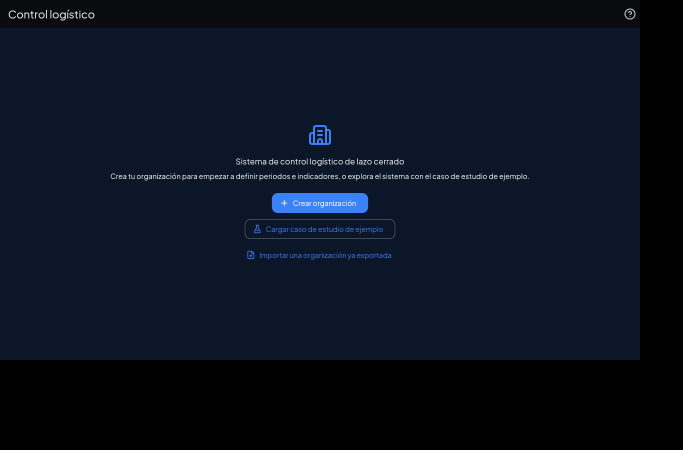
#> input picture sistema-control-logistico/docs/word/img/00b_sin_organizacion.png, 1366 x 900 px (shown at 1/2 size)
$ python annotate.py
#> lines starting #> are read from the running program, lines starting #| are printed output that depends on the picture
"""
Dibuja círculos numerados (callouts) sobre copias de las capturas reales de
la app, para que el manual de usuario pueda decir "mirá el (1)" en vez de
describir posiciones en prosa. No modifica las capturas originales -- crea
una copia "<nombre>_anotada.png" al lado de cada una.

Ejecutar con el venv del motor de documentación:
    /home/kael/Escritorio/documentacion/word/.venv/bin/python annotate.py
"""

import os

from PIL import Image, ImageDraw, ImageFont

IMG_DIR = os.path.join(os.path.dirname(__file__), "img")
FONT_PATH = os.path.join(
    os.path.dirname(__file__), "..", "..", "assets", "fonts", "DejaVuSans-Bold.ttf"
)

NAVYDARK = (30, 58, 95)
WHITE = (255, 255, 255)
RADIUS = 16

# archivo -> lista de (x, y, número) en píxeles de la captura original.
CALLOUTS = {
    "00b_sin_organizacion.png": [
        (762, 406, 1),
        (816, 458, 2),
        (808, 510, 3),
    ],
    "05_detalle_indicador.png": [
        (486, 716, 1),
        (618, 716, 2),
        (668, 716, 3),
    ],
    "10_tabla_desempeno.png": [
        (148, 101, 1),
        (1139, 152, 2),
    ],
    "17_lab_calibrador.png": [
        (200, 554, 1),
        (230, 618, 2),
        (520, 666, 3),
    ],
    "18d_diagnostico_radar.png": [
        (640, 390, 1),
        (700, 604, 2),
    ],
    "19_auditoria.png": [
        (700, 101, 1),
        (100, 241, 2),
        (400, 241, 3),
    ],
    "20_catalogo_acciones.png": [
        (200, 146, 1),
        (250, 241, 2),
        (300, 294, 3),
    ],
}


def anotar(nombre, puntos):
#> called with nombre = '00b_sin_organizacion.png'
    ruta = os.path.join(IMG_DIR, nombre)
    if not os.path.exists(ruta):
        print(f"[omitido] no existe: {ruta}")
        return
    img = Image.open(ruta).convert("RGB")
#> img is the input picture: PIL image 1366x900 RGB; mean R, G, B 9.5, 17.6, 31.7
    draw = ImageDraw.Draw(img)
    font = ImageFont.truetype(FONT_PATH, 18)

    for x, y, numero in puntos:
        bbox = (x - RADIUS, y - RADIUS, x + RADIUS, y + RADIUS)
        draw.ellipse(bbox, fill=NAVYDARK, outline=WHITE, width=3)
        texto = str(numero)
        tbbox = draw.textbbox((0, 0), texto, font=font)
        tw, th = tbbox[2] - tbbox[0], tbbox[3] - tbbox[1]
        draw.text(
            (x - tw / 2 - tbbox[0], y - th / 2 - tbbox[1]),
            texto,
            fill=WHITE,
            font=font,
        )

    salida = ruta.replace(".png", "_anotada.png")
    img.save(salida)
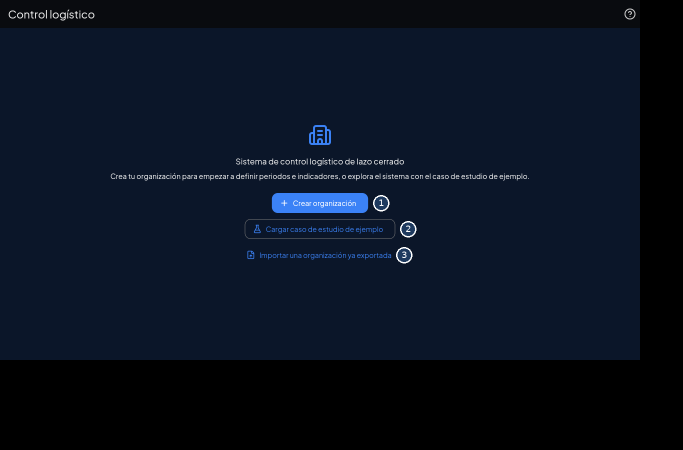
#> saved as 00b_sin_organizacion_anotada.png: PIL image 1366x900 RGB (shown at 1/2 size); mean R, G, B 9.7, 17.8, 31.9
    print(f"Generado: {salida}")


def main():
    for nombre, puntos in CALLOUTS.items():
        anotar(nombre, puntos)
#> pass 2 of the loop in main, `for nombre, puntos in CALLOUTS.items():`:
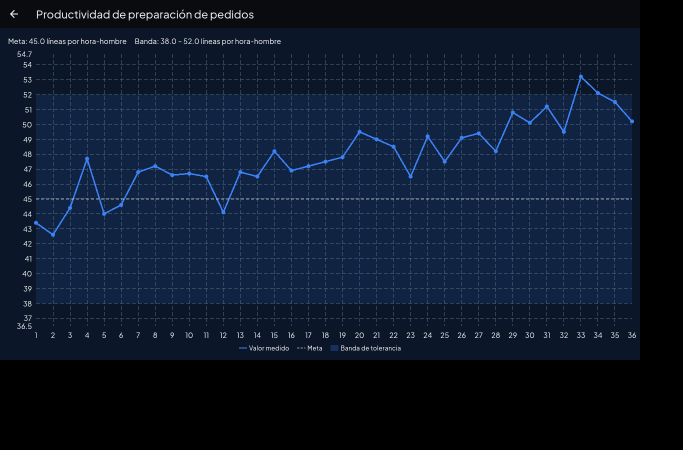
#> input picture sistema-control-logistico/docs/word/img/05_detalle_indicador.png, 1366 x 900 px (shown at 1/2 size)
#> in anotar, img is the input picture: PIL image 1366x900 RGB; mean R, G, B 13.6, 24.6, 43
#> in anotar (call 2), `img.save(salida)`:
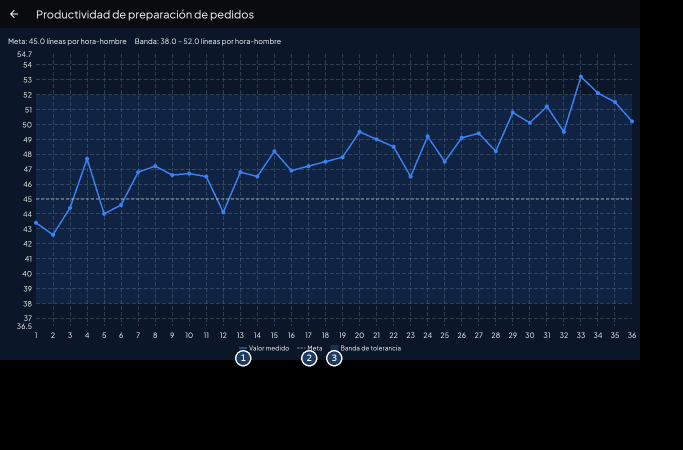
#> saved as 05_detalle_indicador_anotada.png: PIL image 1366x900 RGB (shown at 1/2 size); mean R, G, B 13.8, 24.9, 43.2
#> pass 3 of the loop in main, `for nombre, puntos in CALLOUTS.items():`:
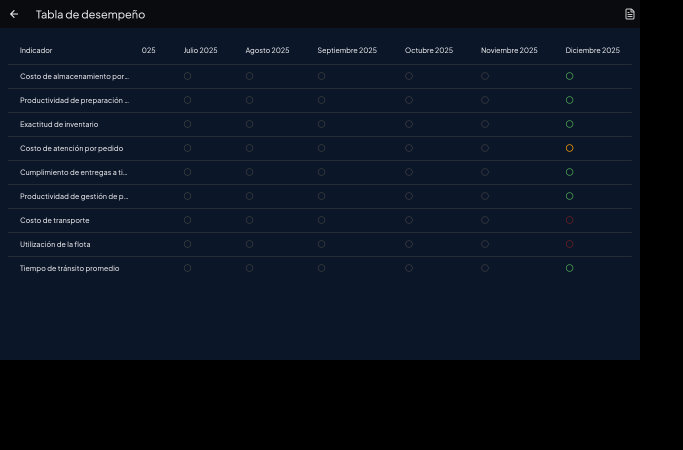
#> input picture sistema-control-logistico/docs/word/img/10_tabla_desempeno.png, 1366 x 900 px (shown at 1/2 size)
#> in anotar, img is the input picture: PIL image 1366x900 RGB; mean R, G, B 10.3, 17.9, 30.9
#> the loop in anotar (call 3), `for x, y, numero in puntos:` made 2 passes
#> (tbbox, tw, th) on passes 1 to 2: ((0, 4, 11, 17), 11, 13), ((0, 4, 11, 17), 11, 13)
#> in anotar (call 3), `img.save(salida)`:
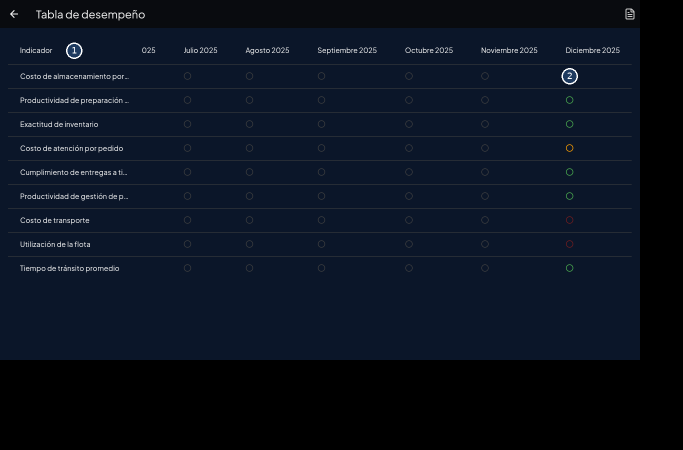
#> saved as 10_tabla_desempeno_anotada.png: PIL image 1366x900 RGB (shown at 1/2 size); mean R, G, B 10.5, 18, 31
#> the loop made 7 passes; the first 3 are shown


if __name__ == "__main__":
    main()
